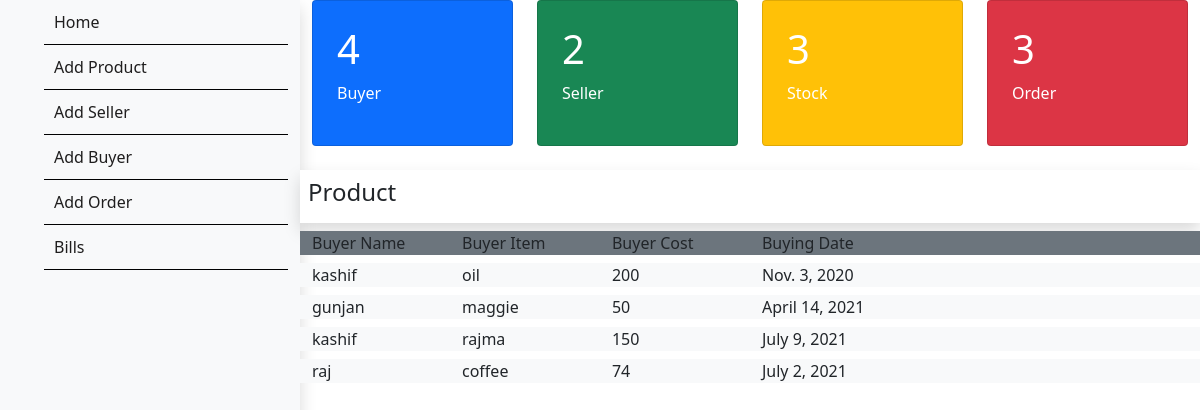
The app's page /Buyer with its own data.
### invsystest/models.py (models this page shows)
class Buyer(models.Model):
     buyer_name = models.CharField(max_length=50)
     buyer_item = models.CharField(max_length=50)
     buyer_cost = models.CharField(max_length=50)
     buyer_date = models.DateField()

### invsystest/views.py (the view)
# urls.py: path("Buyer", views.buyer1, name="buyer"),
def buyer1(request):
    buyer = Buyer.objects.all()
    buy_count = Buyer.objects.all().count()
    sell_count = Seller.objects.all().count()
    ord_count = Order.objects.all().count()
    prod_count = Product.objects.all().count()
    print(buyer)
    params = {'buyer' : buyer, 'numberofb' : buy_count, 'numberofs': sell_count, 'numberofp' : prod_count, 'numberofo': ord_count}
    return render(request, 'buyer.html', params)

### templates/buyer.html (shortened to what this page needs)
<!DOCTYPE html>
<html lang="en">
<head>
    <link href="https://cdn.jsdelivr.net/npm/bootstrap@5.0.2/dist/css/bootstrap.min.css" rel="stylesheet"
>
</head>
<body>
    <div class="container-fluid">
        <div class="row">
            <div class="col-md-3 bg-light shadow">
                <nav>
                    <ul class="side-bar">
                        <li><a href="/">Home</a></li>
                        <li><a href="/productform">Add Product</a></li>
                        <li><a href="/sellerform">Add Seller</a></li>
                        <li><a href="/buyerform">Add Buyer</a></li>
                        <li><a href="/orderform">Add Order</a></li>
                        <li><a href="/bill">Bills</a></li>
                    </ul>
                </nav>
            </div>
            <div class="col-md-9">
                <div class="row">
                    <div class="col-md-3">
                        <a href="/Buyer" class="card-text">
                        <div class="card bg-primary p-4 text-white">
                            <h1>{{numberofb}}</h1>
                            <p>Buyer</p>
                        </div>
                    </a>
                    </div>
                    <div class="col-md-3">
                        <a href="/seller" class="card-text">
                        <div class="card bg-success p-4 text-white">
                            <h1>{{numberofs}}</h1>
                            <p>Seller</p>
                        </div>
                    </a>
                    </div>
                    <div class="col-md-3">
                        <a href="/" class="card-text">
                        <div class="card bg-warning p-4 text-white">
                            <h1>{{numberofp}}</h1>
                            <p>Stock</p>
                        </div>
                    </a>
                    </div>
                    <div class="col-md-3">
                        <a href="/order" class="card-text">
                        <div class="card bg-danger p-4 text-white">
                            <h1>{{numberofo}}</h1>
                            <p>Order</p>
                        </div>
                    </a>
                    </div>
                    <div class="col-md-12 bg-white shadow p-2 mt-4">
                        <h4>Product</h4>
                    </div>
                    <div class="col-md-12 bg-secondary text-dark mt-2">
                        <div class="row">
                            <div class="col-md-2">Buyer Name</div>
                            <div class="col-md-2">Buyer Item</div>
                            <div class="col-md-2">Buyer Cost</div>
                            <div class="col-md-2">Buying Date</div>
                        </div>
                    </div>
                    {% if buyer %}
                    {% for buyer in buyer%}
                    <div class="col-md-12 bg-light text-dark mt-2">
                        <div class="row">
                            <div class="col-md-2">{{buyer.buyer_name}}</div>
                            <div class="col-md-2">{{buyer.buyer_item}}</div>
                            <div class="col-md-2">{{buyer.buyer_cost}}</div>
                            <div class="col-md-2">{{buyer.buyer_date}}</div>
                        </div>
                    </div>
                     {% endfor %}
                            {% else %}
                                <div class="col-md-12">
                                    <h1>no product </h1>
                                </div>
                            {% endif %}
                </div>
            </div>
        </div>
    </div>
</body>
</html>

### templates/buyer.html (style rules this page uses)
.card-text { text-decoration: none; color: white; }
.side-bar { display: block; }
.side-bar > li { list-style-type: none; padding: 10px; border-bottom:1px solid black ; }
.side-bar > li > a { text-decoration: none; color: rgb(31, 30, 30); }
nav { width: 100%; height: 100vh; }

### records on screen
Buyer: buyer_name "kashif", buyer_item "oil", buyer_cost "200", buyer_date "Nov. 3, 2020"
Buyer: buyer_name "gunjan", buyer_item "maggie", buyer_cost "50", buyer_date "April 14, 2021"
Buyer: buyer_name "kashif", buyer_item "rajma", buyer_cost "150", buyer_date "July 9, 2021"
Buyer: buyer_name "raj", buyer_item "coffee", buyer_cost "74", buyer_date "July 2, 2021"

### other values on screen
{{ numberofb }} "4"
{{ numberofs }} "2"
{{ numberofp }} "3"
{{ numberofo }} "3"
